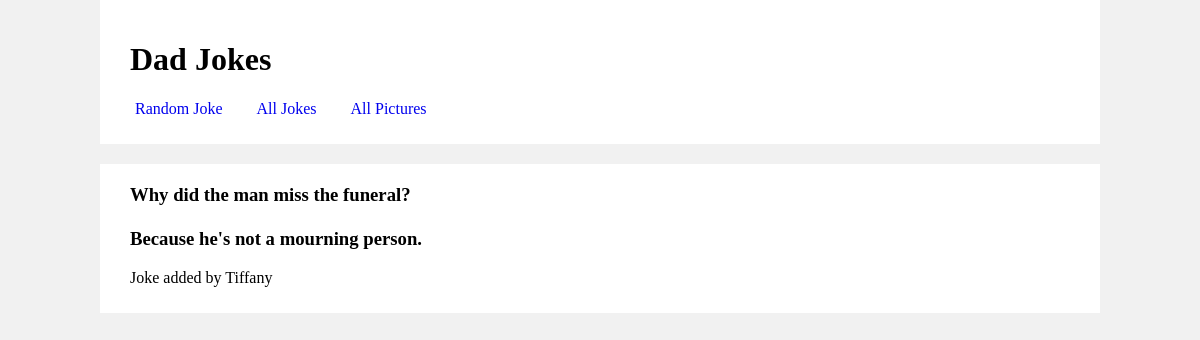
Page /dadjokes/ on the committed database.
### dadjokes/models.py (models this page shows, shortened)
class Joke(models.Model):
    text = models.TextField(blank=True)
    name = models.TextField(blank=True)
    timestamp = models.DateTimeField(auto_now=True)

### dadjokes/views.py (the view)
# urls.py: path(r"", RandomJokeView.as_view(), name="joke"),
class RandomJokeView(TemplateView):
    template_name = "dadjokes/joke.html"
    def get_context_data(self):
        context = super().get_context_data()
        all_jokes = Joke.objects.all()
        all_pictures = Picture.objects.all()
        joke = random.choice(all_jokes)
        picture = random.choice(all_pictures)
        context["joke"] = joke
        context["picture"] = picture
        return context

### dadjokes/templates/dadjokes/joke.html (shortened to what this page needs)
{% extends 'dadjokes/base.html' %}
{% block content %}
<div class="container">
    <h3>{{joke.text|linebreaksbr}}</h3>
    <p>Joke added by {{joke.name}}</p>
</div>
{% endblock %}

### static/dadjokes_styles.css (style rules this page uses)
* { box-sizing: border-box; }
body { max-width: 1000px; margin: auto; background-color: rgb(241, 241, 241); }
.container { background-color: white; margin-top: 20px; padding: 0 30px 10px; }
h3 { padding-top: 20px; }

### rows in the picture
Joke: text "Why did the man miss the funeral? Because he's not a mourning person.", name "Tiffany"
